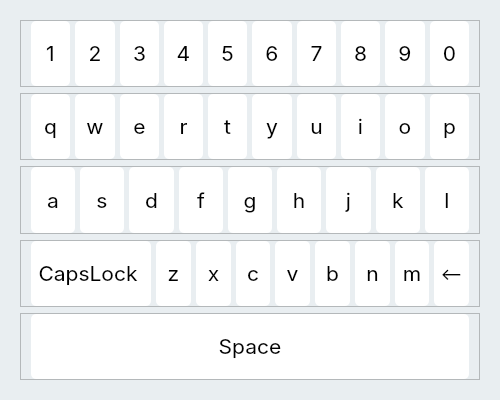
<?xml version="1.0" encoding="UTF-8"?>
<ui version="4.0">
 <class>mainWindow</class>
 <widget class="QMainWindow" name="mainWindow">
  <property name="geometry">
   <rect>
    <x>0</x>
    <y>0</y>
    <width>500</width>
    <height>400</height>
   </rect>
  </property>
  <property name="windowTitle">
   <string>Virtual Keyboard</string>
  </property>
  <property name="windowIcon">
   <iconset>
    <normaloff>icons/keyboard.png</normaloff>icons/keyboard.png</iconset>
  </property>
  <property name="styleSheet">
   <string notr="true">
background-color: rgb(233, 238, 241);</string>
  </property>
  <property name="toolButtonStyle">
   <enum>Qt::ToolButtonIconOnly</enum>
  </property>
  <widget class="QWidget" name="centralwidget">
   <layout class="QVBoxLayout" name="verticalLayout">
    <property name="leftMargin">
     <number>20</number>
    </property>
    <property name="topMargin">
     <number>20</number>
    </property>
    <property name="rightMargin">
     <number>20</number>
    </property>
    <property name="bottomMargin">
     <number>20</number>
    </property>
    <item>
     <widget class="QFrame" name="frame">
      <property name="frameShape">
       <enum>QFrame::StyledPanel</enum>
      </property>
      <property name="frameShadow">
       <enum>QFrame::Raised</enum>
      </property>
      <layout class="QHBoxLayout" name="horizontalLayout">
       <property name="spacing">
        <number>5</number>
       </property>
       <property name="leftMargin">
        <number>10</number>
       </property>
       <property name="topMargin">
        <number>0</number>
       </property>
       <property name="rightMargin">
        <number>10</number>
       </property>
       <property name="bottomMargin">
        <number>0</number>
       </property>
       <item>
        <widget class="QToolButton" name="toolButton_2">
         <property name="sizePolicy">
          <sizepolicy hsizetype="Preferred" vsizetype="Preferred">
           <horstretch>0</horstretch>
           <verstretch>0</verstretch>
          </sizepolicy>
         </property>
         <property name="font">
          <font>
           <family>SF Pro Display</family>
           <pointsize>16</pointsize>
          </font>
         </property>
         <property name="styleSheet">
          <string notr="true">QToolButton {
                    background-color: white;
                    color: black;
                    
                    border-radius: 5px;
                }
                QToolButton:hover {
                    background-color: #e6e6e6;
                }
                QToolButton:pressed {
                    background-color: #d3d3d3;
                }</string>
         </property>
         <property name="text">
          <string>1</string>
         </property>
        </widget>
       </item>
       <item>
        <widget class="QToolButton" name="toolButton_3">
         <property name="sizePolicy">
          <sizepolicy hsizetype="Preferred" vsizetype="Preferred">
           <horstretch>0</horstretch>
           <verstretch>0</verstretch>
          </sizepolicy>
         </property>
         <property name="font">
          <font>
           <family>SF Pro Display</family>
           <pointsize>16</pointsize>
          </font>
         </property>
         <property name="styleSheet">
          <string notr="true">QToolButton {
                    background-color: white;
                    color: black;
                    
                    border-radius: 5px;
                }
                QToolButton:hover {
                    background-color: #e6e6e6;
                }
                QToolButton:pressed {
                    background-color: #d3d3d3;
                }</string>
         </property>
         <property name="text">
          <string>2</string>
         </property>
        </widget>
       </item>
       <item>
        <widget class="QToolButton" name="toolButton_4">
         <property name="sizePolicy">
          <sizepolicy hsizetype="Preferred" vsizetype="Preferred">
           <horstretch>0</horstretch>
           <verstretch>0</verstretch>
          </sizepolicy>
         </property>
         <property name="font">
          <font>
           <family>SF Pro Display</family>
           <pointsize>16</pointsize>
          </font>
         </property>
         <property name="styleSheet">
          <string notr="true">QToolButton {
                    background-color: white;
                    color: black;
                    
                    border-radius: 5px;
                }
                QToolButton:hover {
                    background-color: #e6e6e6;
                }
                QToolButton:pressed {
                    background-color: #d3d3d3;
                }</string>
         </property>
         <property name="text">
          <string>3</string>
         </property>
        </widget>
       </item>
       <item>
        <widget class="QToolButton" name="toolButton_5">
         <property name="sizePolicy">
          <sizepolicy hsizetype="Preferred" vsizetype="Preferred">
           <horstretch>0</horstretch>
           <verstretch>0</verstretch>
          </sizepolicy>
         </property>
         <property name="font">
          <font>
           <family>SF Pro Display</family>
           <pointsize>16</pointsize>
          </font>
         </property>
         <property name="styleSheet">
          <string notr="true">QToolButton {
                    background-color: white;
                    color: black;
                    
                    border-radius: 5px;
                }
                QToolButton:hover {
                    background-color: #e6e6e6;
                }
                QToolButton:pressed {
                    background-color: #d3d3d3;
                }</string>
         </property>
         <property name="text">
          <string>4</string>
         </property>
        </widget>
       </item>
       <item>
        <widget class="QToolButton" name="toolButton_6">
         <property name="sizePolicy">
          <sizepolicy hsizetype="Preferred" vsizetype="Preferred">
           <horstretch>0</horstretch>
           <verstretch>0</verstretch>
          </sizepolicy>
         </property>
         <property name="font">
          <font>
           <family>SF Pro Display</family>
           <pointsize>16</pointsize>
          </font>
         </property>
         <property name="styleSheet">
          <string notr="true">QToolButton {
                    background-color: white;
                    color: black;
                    
                    border-radius: 5px;
                }
                QToolButton:hover {
                    background-color: #e6e6e6;
                }
                QToolButton:pressed {
                    background-color: #d3d3d3;
                }</string>
         </property>
         <property name="text">
          <string>5</string>
         </property>
        </widget>
       </item>
       <item>
        <widget class="QToolButton" name="toolButton_7">
         <property name="sizePolicy">
          <sizepolicy hsizetype="Preferred" vsizetype="Preferred">
           <horstretch>0</horstretch>
           <verstretch>0</verstretch>
          </sizepolicy>
         </property>
         <property name="font">
          <font>
           <family>SF Pro Display</family>
           <pointsize>16</pointsize>
          </font>
         </property>
         <property name="styleSheet">
          <string notr="true">QToolButton {
                    background-color: white;
                    color: black;
                    
                    border-radius: 5px;
                }
                QToolButton:hover {
                    background-color: #e6e6e6;
                }
                QToolButton:pressed {
                    background-color: #d3d3d3;
                }</string>
         </property>
         <property name="text">
          <string>6</string>
         </property>
        </widget>
       </item>
       <item>
        <widget class="QToolButton" name="toolButton_8">
         <property name="sizePolicy">
          <sizepolicy hsizetype="Preferred" vsizetype="Preferred">
           <horstretch>0</horstretch>
           <verstretch>0</verstretch>
          </sizepolicy>
         </property>
         <property name="font">
          <font>
           <family>SF Pro Display</family>
           <pointsize>16</pointsize>
          </font>
         </property>
         <property name="styleSheet">
          <string notr="true">QToolButton {
                    background-color: white;
                    color: black;
                    
                    border-radius: 5px;
                }
                QToolButton:hover {
                    background-color: #e6e6e6;
                }
                QToolButton:pressed {
                    background-color: #d3d3d3;
                }</string>
         </property>
         <property name="text">
          <string>7</string>
         </property>
        </widget>
       </item>
       <item>
        <widget class="QToolButton" name="toolButton_9">
         <property name="sizePolicy">
          <sizepolicy hsizetype="Preferred" vsizetype="Preferred">
           <horstretch>0</horstretch>
           <verstretch>0</verstretch>
          </sizepolicy>
         </property>
         <property name="font">
          <font>
           <family>SF Pro Display</family>
           <pointsize>16</pointsize>
          </font>
         </property>
         <property name="styleSheet">
          <string notr="true">QToolButton {
                    background-color: white;
                    color: black;
                    
                    border-radius: 5px;
                }
                QToolButton:hover {
                    background-color: #e6e6e6;
                }
                QToolButton:pressed {
                    background-color: #d3d3d3;
                }</string>
         </property>
         <property name="text">
          <string>8</string>
         </property>
        </widget>
       </item>
       <item>
        <widget class="QToolButton" name="toolButton_10">
         <property name="sizePolicy">
          <sizepolicy hsizetype="Preferred" vsizetype="Preferred">
           <horstretch>0</horstretch>
           <verstretch>0</verstretch>
          </sizepolicy>
         </property>
         <property name="font">
          <font>
           <family>SF Pro Display</family>
           <pointsize>16</pointsize>
          </font>
         </property>
         <property name="styleSheet">
          <string notr="true">QToolButton {
                    background-color: white;
                    color: black;
                    
                    border-radius: 5px;
                }
                QToolButton:hover {
                    background-color: #e6e6e6;
                }
                QToolButton:pressed {
                    background-color: #d3d3d3;
                }</string>
         </property>
         <property name="text">
          <string>9</string>
         </property>
        </widget>
       </item>
       <item>
        <widget class="QToolButton" name="toolButton_11">
         <property name="sizePolicy">
          <sizepolicy hsizetype="Preferred" vsizetype="Preferred">
           <horstretch>0</horstretch>
           <verstretch>0</verstretch>
          </sizepolicy>
         </property>
         <property name="font">
          <font>
           <family>SF Pro Display</family>
           <pointsize>16</pointsize>
          </font>
         </property>
         <property name="styleSheet">
          <string notr="true">QToolButton {
                    background-color: white;
                    color: black;
                    
                    border-radius: 5px;
                }
                QToolButton:hover {
                    background-color: #e6e6e6;
                }
                QToolButton:pressed {
                    background-color: #d3d3d3;
                }</string>
         </property>
         <property name="text">
          <string>0</string>
         </property>
        </widget>
       </item>
      </layout>
     </widget>
    </item>
    <item>
     <widget class="QFrame" name="frame_2">
      <property name="frameShape">
       <enum>QFrame::StyledPanel</enum>
      </property>
      <property name="frameShadow">
       <enum>QFrame::Raised</enum>
      </property>
      <layout class="QHBoxLayout" name="horizontalLayout_2">
       <property name="spacing">
        <number>5</number>
       </property>
       <property name="leftMargin">
        <number>10</number>
       </property>
       <property name="topMargin">
        <number>0</number>
       </property>
       <property name="rightMargin">
        <number>10</number>
       </property>
       <property name="bottomMargin">
        <number>0</number>
       </property>
       <item>
        <widget class="QToolButton" name="toolButton_12">
         <property name="sizePolicy">
          <sizepolicy hsizetype="Preferred" vsizetype="Preferred">
           <horstretch>0</horstretch>
           <verstretch>0</verstretch>
          </sizepolicy>
         </property>
         <property name="font">
          <font>
           <family>SF Pro Display</family>
           <pointsize>16</pointsize>
          </font>
         </property>
         <property name="styleSheet">
          <string notr="true">QToolButton {
                    background-color: white;
                    color: black;
                    
                    border-radius: 5px;
                }
                QToolButton:hover {
                    background-color: #e6e6e6;
                }
                QToolButton:pressed {
                    background-color: #d3d3d3;
                }</string>
         </property>
         <property name="text">
          <string>q</string>
         </property>
        </widget>
       </item>
       <item>
        <widget class="QToolButton" name="toolButton_13">
         <property name="sizePolicy">
          <sizepolicy hsizetype="Preferred" vsizetype="Preferred">
           <horstretch>0</horstretch>
           <verstretch>0</verstretch>
          </sizepolicy>
         </property>
         <property name="font">
          <font>
           <family>SF Pro Display</family>
           <pointsize>16</pointsize>
          </font>
         </property>
         <property name="styleSheet">
          <string notr="true">QToolButton {
                    background-color: white;
                    color: black;
                    
                    border-radius: 5px;
                }
                QToolButton:hover {
                    background-color: #e6e6e6;
                }
                QToolButton:pressed {
                    background-color: #d3d3d3;
                }</string>
         </property>
         <property name="text">
          <string>w</string>
         </property>
        </widget>
       </item>
       <item>
        <widget class="QToolButton" name="toolButton_14">
         <property name="sizePolicy">
          <sizepolicy hsizetype="Preferred" vsizetype="Preferred">
           <horstretch>0</horstretch>
           <verstretch>0</verstretch>
          </sizepolicy>
         </property>
         <property name="font">
          <font>
           <family>SF Pro Display</family>
           <pointsize>16</pointsize>
          </font>
         </property>
         <property name="styleSheet">
          <string notr="true">QToolButton {
                    background-color: white;
                    color: black;
                    
                    border-radius: 5px;
                }
                QToolButton:hover {
                    background-color: #e6e6e6;
                }
                QToolButton:pressed {
                    background-color: #d3d3d3;
                }</string>
         </property>
         <property name="text">
          <string>e</string>
         </property>
        </widget>
       </item>
       <item>
        <widget class="QToolButton" name="toolButton_15">
         <property name="sizePolicy">
          <sizepolicy hsizetype="Preferred" vsizetype="Preferred">
           <horstretch>0</horstretch>
           <verstretch>0</verstretch>
          </sizepolicy>
         </property>
         <property name="font">
          <font>
           <family>SF Pro Display</family>
           <pointsize>16</pointsize>
          </font>
         </property>
         <property name="styleSheet">
          <string notr="true">QToolButton {
                    background-color: white;
                    color: black;
                    
                    border-radius: 5px;
                }
                QToolButton:hover {
                    background-color: #e6e6e6;
                }
                QToolButton:pressed {
                    background-color: #d3d3d3;
                }</string>
         </property>
         <property name="text">
          <string>r</string>
         </property>
        </widget>
       </item>
       <item>
        <widget class="QToolButton" name="toolButton_16">
         <property name="sizePolicy">
          <sizepolicy hsizetype="Preferred" vsizetype="Preferred">
           <horstretch>0</horstretch>
           <verstretch>0</verstretch>
          </sizepolicy>
         </property>
         <property name="font">
          <font>
           <family>SF Pro Display</family>
           <pointsize>16</pointsize>
          </font>
         </property>
         <property name="styleSheet">
          <string notr="true">QToolButton {
                    background-color: white;
                    color: black;
                    
                    border-radius: 5px;
                }
                QToolButton:hover {
                    background-color: #e6e6e6;
                }
                QToolButton:pressed {
                    background-color: #d3d3d3;
                }</string>
         </property>
         <property name="text">
          <string>t</string>
         </property>
        </widget>
       </item>
       <item>
        <widget class="QToolButton" name="toolButton_17">
         <property name="sizePolicy">
          <sizepolicy hsizetype="Preferred" vsizetype="Preferred">
           <horstretch>0</horstretch>
           <verstretch>0</verstretch>
          </sizepolicy>
         </property>
         <property name="font">
          <font>
           <family>SF Pro Display</family>
           <pointsize>16</pointsize>
          </font>
         </property>
         <property name="styleSheet">
          <string notr="true">QToolButton {
                    background-color: white;
                    color: black;
                    
                    border-radius: 5px;
                }
                QToolButton:hover {
                    background-color: #e6e6e6;
                }
                QToolButton:pressed {
                    background-color: #d3d3d3;
                }</string>
         </property>
         <property name="text">
          <string>y</string>
         </property>
        </widget>
       </item>
       <item>
        <widget class="QToolButton" name="toolButton_18">
         <property name="sizePolicy">
          <sizepolicy hsizetype="Preferred" vsizetype="Preferred">
           <horstretch>0</horstretch>
           <verstretch>0</verstretch>
          </sizepolicy>
         </property>
         <property name="font">
          <font>
           <family>SF Pro Display</family>
           <pointsize>16</pointsize>
          </font>
         </property>
         <property name="styleSheet">
          <string notr="true">QToolButton {
                    background-color: white;
                    color: black;
                    
                    border-radius: 5px;
                }
                QToolButton:hover {
                    background-color: #e6e6e6;
                }
                QToolButton:pressed {
                    background-color: #d3d3d3;
                }</string>
         </property>
         <property name="text">
          <string>u</string>
         </property>
        </widget>
       </item>
       <item>
        <widget class="QToolButton" name="toolButton_19">
         <property name="sizePolicy">
          <sizepolicy hsizetype="Preferred" vsizetype="Preferred">
           <horstretch>0</horstretch>
           <verstretch>0</verstretch>
          </sizepolicy>
         </property>
         <property name="font">
          <font>
           <family>SF Pro Display</family>
           <pointsize>16</pointsize>
          </font>
         </property>
         <property name="styleSheet">
          <string notr="true">QToolButton {
                    background-color: white;
                    color: black;
                    
                    border-radius: 5px;
                }
                QToolButton:hover {
                    background-color: #e6e6e6;
                }
                QToolButton:pressed {
                    background-color: #d3d3d3;
                }</string>
         </property>
         <property name="text">
          <string>i</string>
         </property>
        </widget>
       </item>
       <item>
        <widget class="QToolButton" name="toolButton_20">
         <property name="sizePolicy">
          <sizepolicy hsizetype="Preferred" vsizetype="Preferred">
           <horstretch>0</horstretch>
           <verstretch>0</verstretch>
          </sizepolicy>
         </property>
         <property name="font">
          <font>
           <family>SF Pro Display</family>
           <pointsize>16</pointsize>
          </font>
         </property>
         <property name="styleSheet">
          <string notr="true">QToolButton {
                    background-color: white;
                    color: black;
                    
                    border-radius: 5px;
                }
                QToolButton:hover {
                    background-color: #e6e6e6;
                }
                QToolButton:pressed {
                    background-color: #d3d3d3;
                }</string>
         </property>
         <property name="text">
          <string>o</string>
         </property>
        </widget>
       </item>
       <item>
        <widget class="QToolButton" name="toolButton_21">
         <property name="sizePolicy">
          <sizepolicy hsizetype="Preferred" vsizetype="Preferred">
           <horstretch>0</horstretch>
           <verstretch>0</verstretch>
          </sizepolicy>
         </property>
         <property name="font">
          <font>
           <family>SF Pro Display</family>
           <pointsize>16</pointsize>
          </font>
         </property>
         <property name="styleSheet">
          <string notr="true">QToolButton {
                    background-color: white;
                    color: black;
                    
                    border-radius: 5px;
                }
                QToolButton:hover {
                    background-color: #e6e6e6;
                }
                QToolButton:pressed {
                    background-color: #d3d3d3;
                }</string>
         </property>
         <property name="text">
          <string>p</string>
         </property>
        </widget>
       </item>
      </layout>
     </widget>
    </item>
    <item>
     <widget class="QFrame" name="frame_3">
      <property name="frameShape">
       <enum>QFrame::StyledPanel</enum>
      </property>
      <property name="frameShadow">
       <enum>QFrame::Raised</enum>
      </property>
      <layout class="QHBoxLayout" name="horizontalLayout_3">
       <property name="spacing">
        <number>5</number>
       </property>
       <property name="leftMargin">
        <number>10</number>
       </property>
       <property name="topMargin">
        <number>0</number>
       </property>
       <property name="rightMargin">
        <number>10</number>
       </property>
       <property name="bottomMargin">
        <number>0</number>
       </property>
       <item>
        <widget class="QToolButton" name="toolButton_24">
         <property name="sizePolicy">
          <sizepolicy hsizetype="Preferred" vsizetype="Preferred">
           <horstretch>0</horstretch>
           <verstretch>0</verstretch>
          </sizepolicy>
         </property>
         <property name="font">
          <font>
           <family>SF Pro Display</family>
           <pointsize>16</pointsize>
          </font>
         </property>
         <property name="styleSheet">
          <string notr="true">QToolButton {
                    background-color: white;
                    color: black;
                    
                    border-radius: 5px;
                }
                QToolButton:hover {
                    background-color: #e6e6e6;
                }
                QToolButton:pressed {
                    background-color: #d3d3d3;
                }</string>
         </property>
         <property name="text">
          <string>a</string>
         </property>
        </widget>
       </item>
       <item>
        <widget class="QToolButton" name="toolButton_25">
         <property name="sizePolicy">
          <sizepolicy hsizetype="Preferred" vsizetype="Preferred">
           <horstretch>0</horstretch>
           <verstretch>0</verstretch>
          </sizepolicy>
         </property>
         <property name="font">
          <font>
           <family>SF Pro Display</family>
           <pointsize>16</pointsize>
          </font>
         </property>
         <property name="styleSheet">
          <string notr="true">QToolButton {
                    background-color: white;
                    color: black;
                    
                    border-radius: 5px;
                }
                QToolButton:hover {
                    background-color: #e6e6e6;
                }
                QToolButton:pressed {
                    background-color: #d3d3d3;
                }</string>
         </property>
         <property name="text">
          <string>s</string>
         </property>
        </widget>
       </item>
       <item>
        <widget class="QToolButton" name="toolButton_26">
         <property name="sizePolicy">
          <sizepolicy hsizetype="Preferred" vsizetype="Preferred">
           <horstretch>0</horstretch>
           <verstretch>0</verstretch>
          </sizepolicy>
         </property>
         <property name="font">
          <font>
           <family>SF Pro Display</family>
           <pointsize>16</pointsize>
          </font>
         </property>
         <property name="styleSheet">
          <string notr="true">QToolButton {
                    background-color: white;
                    color: black;
                    
                    border-radius: 5px;
                }
                QToolButton:hover {
                    background-color: #e6e6e6;
                }
                QToolButton:pressed {
                    background-color: #d3d3d3;
                }</string>
         </property>
         <property name="text">
          <string>d</string>
         </property>
        </widget>
       </item>
       <item>
        <widget class="QToolButton" name="toolButton_27">
         <property name="sizePolicy">
          <sizepolicy hsizetype="Preferred" vsizetype="Preferred">
           <horstretch>0</horstretch>
           <verstretch>0</verstretch>
          </sizepolicy>
         </property>
         <property name="font">
          <font>
           <family>SF Pro Display</family>
           <pointsize>16</pointsize>
          </font>
         </property>
         <property name="styleSheet">
          <string notr="true">QToolButton {
                    background-color: white;
                    color: black;
                    
                    border-radius: 5px;
                }
                QToolButton:hover {
                    background-color: #e6e6e6;
                }
                QToolButton:pressed {
                    background-color: #d3d3d3;
                }</string>
         </property>
         <property name="text">
          <string>f</string>
         </property>
        </widget>
       </item>
       <item>
        <widget class="QToolButton" name="toolButton_28">
         <property name="sizePolicy">
          <sizepolicy hsizetype="Preferred" vsizetype="Preferred">
           <horstretch>0</horstretch>
           <verstretch>0</verstretch>
          </sizepolicy>
         </property>
         <property name="font">
          <font>
           <family>SF Pro Display</family>
           <pointsize>16</pointsize>
          </font>
         </property>
         <property name="styleSheet">
          <string notr="true">QToolButton {
                    background-color: white;
                    color: black;
                    
                    border-radius: 5px;
                }
                QToolButton:hover {
                    background-color: #e6e6e6;
                }
                QToolButton:pressed {
                    background-color: #d3d3d3;
                }</string>
         </property>
         <property name="text">
          <string>g</string>
         </property>
        </widget>
       </item>
       <item>
        <widget class="QToolButton" name="toolButton_29">
         <property name="sizePolicy">
          <sizepolicy hsizetype="Preferred" vsizetype="Preferred">
           <horstretch>0</horstretch>
           <verstretch>0</verstretch>
          </sizepolicy>
         </property>
         <property name="font">
          <font>
           <family>SF Pro Display</family>
           <pointsize>16</pointsize>
          </font>
         </property>
         <property name="styleSheet">
          <string notr="true">QToolButton {
                    background-color: white;
                    color: black;
                    
                    border-radius: 5px;
                }
                QToolButton:hover {
                    background-color: #e6e6e6;
                }
                QToolButton:pressed {
                    background-color: #d3d3d3;
                }</string>
         </property>
         <property name="text">
          <string>h</string>
         </property>
        </widget>
       </item>
       <item>
        <widget class="QToolButton" name="toolButton_30">
         <property name="sizePolicy">
          <sizepolicy hsizetype="Preferred" vsizetype="Preferred">
           <horstretch>0</horstretch>
           <verstretch>0</verstretch>
          </sizepolicy>
         </property>
         <property name="font">
          <font>
           <family>SF Pro Display</family>
           <pointsize>16</pointsize>
          </font>
         </property>
         <property name="styleSheet">
          <string notr="true">QToolButton {
                    background-color: white;
                    color: black;
                    
                    border-radius: 5px;
                }
                QToolButton:hover {
                    background-color: #e6e6e6;
                }
                QToolButton:pressed {
                    background-color: #d3d3d3;
                }</string>
         </property>
         <property name="text">
          <string>j</string>
         </property>
        </widget>
       </item>
       <item>
        <widget class="QToolButton" name="toolButton_31">
         <property name="sizePolicy">
          <sizepolicy hsizetype="Preferred" vsizetype="Preferred">
           <horstretch>0</horstretch>
           <verstretch>0</verstretch>
          </sizepolicy>
         </property>
         <property name="font">
          <font>
           <family>SF Pro Display</family>
           <pointsize>16</pointsize>
          </font>
         </property>
         <property name="styleSheet">
          <string notr="true">QToolButton {
                    background-color: white;
                    color: black;
                    
                    border-radius: 5px;
                }
                QToolButton:hover {
                    background-color: #e6e6e6;
                }
                QToolButton:pressed {
                    background-color: #d3d3d3;
                }</string>
         </property>
         <property name="text">
          <string>k</string>
         </property>
        </widget>
       </item>
       <item>
        <widget class="QToolButton" name="toolButton_32">
         <property name="sizePolicy">
          <sizepolicy hsizetype="Preferred" vsizetype="Preferred">
           <horstretch>0</horstretch>
           <verstretch>0</verstretch>
          </sizepolicy>
         </property>
         <property name="font">
          <font>
           <family>SF Pro Display</family>
           <pointsize>16</pointsize>
          </font>
         </property>
         <property name="styleSheet">
          <string notr="true">QToolButton {
                    background-color: white;
                    color: black;
                    
                    border-radius: 5px;
                }
                QToolButton:hover {
                    background-color: #e6e6e6;
                }
                QToolButton:pressed {
                    background-color: #d3d3d3;
                }</string>
         </property>
         <property name="text">
          <string>l</string>
         </property>
        </widget>
       </item>
      </layout>
     </widget>
    </item>
    <item>
     <widget class="QFrame" name="frame_4">
      <property name="frameShape">
       <enum>QFrame::StyledPanel</enum>
      </property>
      <property name="frameShadow">
       <enum>QFrame::Raised</enum>
      </property>
      <layout class="QHBoxLayout" name="horizontalLayout_4">
       <property name="spacing">
        <number>5</number>
       </property>
       <property name="leftMargin">
        <number>10</number>
       </property>
       <property name="topMargin">
        <number>0</number>
       </property>
       <property name="rightMargin">
        <number>10</number>
       </property>
       <property name="bottomMargin">
        <number>0</number>
       </property>
       <item>
        <widget class="QToolButton" name="toolButton_23">
         <property name="sizePolicy">
          <sizepolicy hsizetype="Preferred" vsizetype="Preferred">
           <horstretch>0</horstretch>
           <verstretch>0</verstretch>
          </sizepolicy>
         </property>
         <property name="font">
          <font>
           <family>SF Pro Display</family>
           <pointsize>16</pointsize>
          </font>
         </property>
         <property name="autoFillBackground">
          <bool>false</bool>
         </property>
         <property name="styleSheet">
          <string notr="true">QToolButton {
                    background-color: white;
                    color: black;
                    
                    border-radius: 5px;
                }
                QToolButton:hover {
                    background-color: #e6e6e6;
                }
                QToolButton:pressed {
                    background-color: #d3d3d3;
                }</string>
         </property>
         <property name="text">
          <string>CapsLock </string>
         </property>
        </widget>
       </item>
       <item>
        <widget class="QToolButton" name="toolButton_34">
         <property name="sizePolicy">
          <sizepolicy hsizetype="Preferred" vsizetype="Preferred">
           <horstretch>0</horstretch>
           <verstretch>0</verstretch>
          </sizepolicy>
         </property>
         <property name="font">
          <font>
           <family>SF Pro Display</family>
           <pointsize>16</pointsize>
          </font>
         </property>
         <property name="styleSheet">
          <string notr="true">QToolButton {
                    background-color: white;
                    color: black;
                    
                    border-radius: 5px;
                }
                QToolButton:hover {
                    background-color: #e6e6e6;
                }
                QToolButton:pressed {
                    background-color: #d3d3d3;
                }</string>
         </property>
         <property name="text">
          <string>z</string>
         </property>
        </widget>
       </item>
       <item>
        <widget class="QToolButton" name="toolButton_36">
         <property name="sizePolicy">
          <sizepolicy hsizetype="Preferred" vsizetype="Preferred">
           <horstretch>0</horstretch>
           <verstretch>0</verstretch>
          </sizepolicy>
         </property>
         <property name="font">
          <font>
           <family>SF Pro Display</family>
           <pointsize>16</pointsize>
          </font>
         </property>
         <property name="styleSheet">
          <string notr="true">QToolButton {
                    background-color: white;
                    color: black;
                    
                    border-radius: 5px;
                }
                QToolButton:hover {
                    background-color: #e6e6e6;
                }
                QToolButton:pressed {
                    background-color: #d3d3d3;
                }</string>
         </property>
         <property name="text">
          <string>x</string>
         </property>
        </widget>
       </item>
       <item>
        <widget class="QToolButton" name="toolButton_35">
         <property name="sizePolicy">
          <sizepolicy hsizetype="Preferred" vsizetype="Preferred">
           <horstretch>0</horstretch>
           <verstretch>0</verstretch>
          </sizepolicy>
         </property>
         <property name="font">
          <font>
           <family>SF Pro Display</family>
           <pointsize>16</pointsize>
          </font>
         </property>
         <property name="styleSheet">
          <string notr="true">QToolButton {
                    background-color: white;
                    color: black;
                    
                    border-radius: 5px;
                }
                QToolButton:hover {
                    background-color: #e6e6e6;
                }
                QToolButton:pressed {
                    background-color: #d3d3d3;
                }</string>
         </property>
         <property name="text">
          <string>c</string>
         </property>
        </widget>
       </item>
       <item>
        <widget class="QToolButton" name="toolButton_38">
         <property name="sizePolicy">
          <sizepolicy hsizetype="Preferred" vsizetype="Preferred">
           <horstretch>0</horstretch>
           <verstretch>0</verstretch>
          </sizepolicy>
         </property>
         <property name="font">
          <font>
           <family>SF Pro Display</family>
           <pointsize>16</pointsize>
          </font>
         </property>
         <property name="styleSheet">
          <string notr="true">QToolButton {
                    background-color: white;
                    color: black;
                    
                    border-radius: 5px;
                }
                QToolButton:hover {
                    background-color: #e6e6e6;
                }
                QToolButton:pressed {
                    background-color: #d3d3d3;
                }</string>
         </property>
         <property name="text">
          <string>v</string>
         </property>
        </widget>
       </item>
       <item>
        <widget class="QToolButton" name="toolButton_37">
         <property name="sizePolicy">
          <sizepolicy hsizetype="Preferred" vsizetype="Preferred">
           <horstretch>0</horstretch>
           <verstretch>0</verstretch>
          </sizepolicy>
         </property>
         <property name="font">
          <font>
           <family>SF Pro Display</family>
           <pointsize>16</pointsize>
          </font>
         </property>
         <property name="styleSheet">
          <string notr="true">QToolButton {
                    background-color: white;
                    color: black;
                    
                    border-radius: 5px;
                }
                QToolButton:hover {
                    background-color: #e6e6e6;
                }
                QToolButton:pressed {
                    background-color: #d3d3d3;
                }</string>
         </property>
         <property name="text">
          <string>b</string>
         </property>
        </widget>
       </item>
       <item>
        <widget class="QToolButton" name="toolButton_40">
         <property name="sizePolicy">
          <sizepolicy hsizetype="Preferred" vsizetype="Preferred">
           <horstretch>0</horstretch>
           <verstretch>0</verstretch>
          </sizepolicy>
         </property>
         <property name="font">
          <font>
           <family>SF Pro Display</family>
           <pointsize>16</pointsize>
          </font>
         </property>
         <property name="styleSheet">
          <string notr="true">QToolButton {
                    background-color: white;
                    color: black;
                    
                    border-radius: 5px;
                }
                QToolButton:hover {
                    background-color: #e6e6e6;
                }
                QToolButton:pressed {
                    background-color: #d3d3d3;
                }</string>
         </property>
         <property name="text">
          <string>n</string>
         </property>
        </widget>
       </item>
       <item>
        <widget class="QToolButton" name="toolButton_39">
         <property name="sizePolicy">
          <sizepolicy hsizetype="Preferred" vsizetype="Preferred">
           <horstretch>0</horstretch>
           <verstretch>0</verstretch>
          </sizepolicy>
         </property>
         <property name="font">
          <font>
           <family>SF Pro Display</family>
           <pointsize>16</pointsize>
          </font>
         </property>
         <property name="styleSheet">
          <string notr="true">QToolButton {
                    background-color: white;
                    color: black;
                    
                    border-radius: 5px;
                }
                QToolButton:hover {
                    background-color: #e6e6e6;
                }
                QToolButton:pressed {
                    background-color: #d3d3d3;
                }</string>
         </property>
         <property name="text">
          <string>m</string>
         </property>
        </widget>
       </item>
       <item>
        <widget class="QToolButton" name="toolButton_44">
         <property name="sizePolicy">
          <sizepolicy hsizetype="Preferred" vsizetype="Preferred">
           <horstretch>0</horstretch>
           <verstretch>0</verstretch>
          </sizepolicy>
         </property>
         <property name="font">
          <font>
           <family>SF Pro Display</family>
           <pointsize>12</pointsize>
          </font>
         </property>
         <property name="styleSheet">
          <string notr="true">QToolButton {
                    background-color: white;
                    color: black;
                    
                    border-radius: 5px;
                }
                QToolButton:hover {
                    background-color: #e6e6e6;
                }
                QToolButton:pressed {
                    background-color: #d3d3d3;
                }</string>
         </property>
         <property name="text">
          <string>&lt;--</string>
         </property>
         <property name="icon">
          <iconset>
           <normaloff>icons/png-clipart-computer-icons-arrow-back-angle-text-thumbnail-removebg-preview.png</normaloff>icons/png-clipart-computer-icons-arrow-back-angle-text-thumbnail-removebg-preview.png</iconset>
         </property>
         <property name="iconSize">
          <size>
           <width>32</width>
           <height>32</height>
          </size>
         </property>
        </widget>
       </item>
      </layout>
     </widget>
    </item>
    <item>
     <widget class="QFrame" name="frame_5">
      <property name="frameShape">
       <enum>QFrame::StyledPanel</enum>
      </property>
      <property name="frameShadow">
       <enum>QFrame::Raised</enum>
      </property>
      <layout class="QHBoxLayout" name="horizontalLayout_5">
       <property name="spacing">
        <number>5</number>
       </property>
       <property name="leftMargin">
        <number>10</number>
       </property>
       <property name="topMargin">
        <number>0</number>
       </property>
       <property name="rightMargin">
        <number>10</number>
       </property>
       <property name="bottomMargin">
        <number>0</number>
       </property>
       <item>
        <widget class="QToolButton" name="toolButton_45">
         <property name="sizePolicy">
          <sizepolicy hsizetype="Preferred" vsizetype="Preferred">
           <horstretch>42</horstretch>
           <verstretch>21</verstretch>
          </sizepolicy>
         </property>
         <property name="font">
          <font>
           <family>SF Pro Display</family>
           <pointsize>16</pointsize>
          </font>
         </property>
         <property name="styleSheet">
          <string notr="true">QToolButton {
                    background-color: white;
                    color: black;
                    
                    border-radius: 5px;
                }
                QToolButton:hover {
                    background-color: #e6e6e6;
                }
                QToolButton:pressed {
                    background-color: #d3d3d3;
                }</string>
         </property>
         <property name="text">
          <string>Space</string>
         </property>
        </widget>
       </item>
      </layout>
     </widget>
    </item>
   </layout>
   <zorder>frame</zorder>
   <zorder>frame_3</zorder>
   <zorder>frame_4</zorder>
   <zorder>frame_2</zorder>
   <zorder>frame_5</zorder>
  </widget>
 </widget>
 <resources/>
 <connections/>
</ui>
